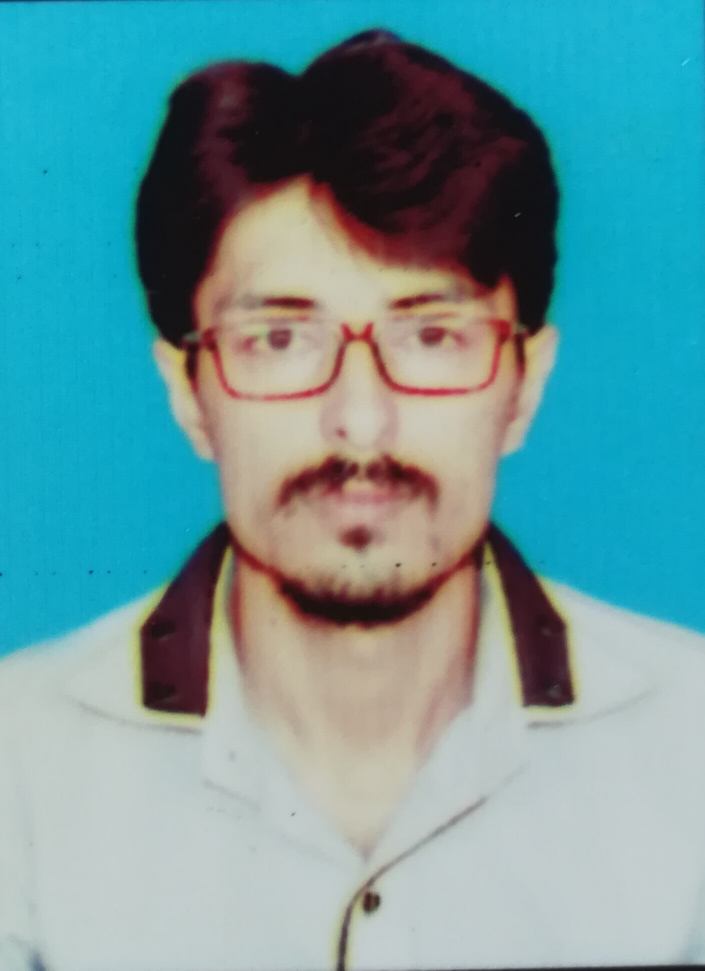
#> input picture resources/dani.jpg, 1409 x 1941 px (shown at 1/2 size)
$ python proj.py
#> lines starting #> are read from the running program, lines starting #| are printed output that depends on the picture
import pandas as pd
import cv2 as cv
import numpy as np

img = cv.imread("resources/dani.jpg")
#> img is the input picture: shape (1941, 1409, 3); mean B, G, R 157.6, 152.8, 106.2
gray = cv.cvtColor(img, cv.COLOR_BGR2GRAY)
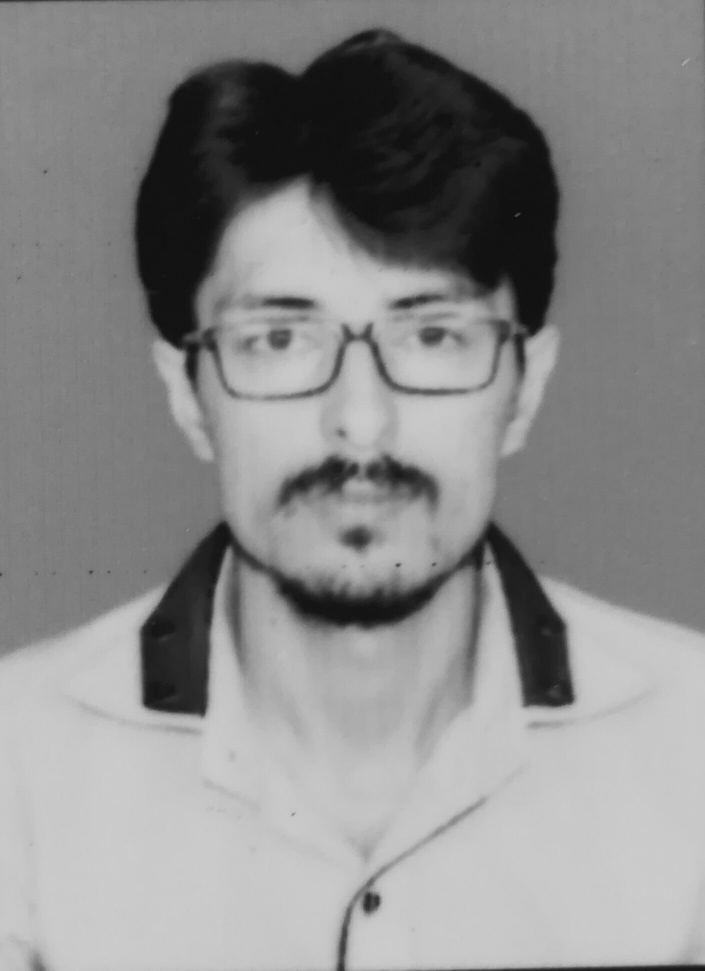
#> gray: shape (1941, 1409) (shown at 1/2 size); min 10, max 205, mean 139.4
resize_img = cv.resize(img,(800,600))
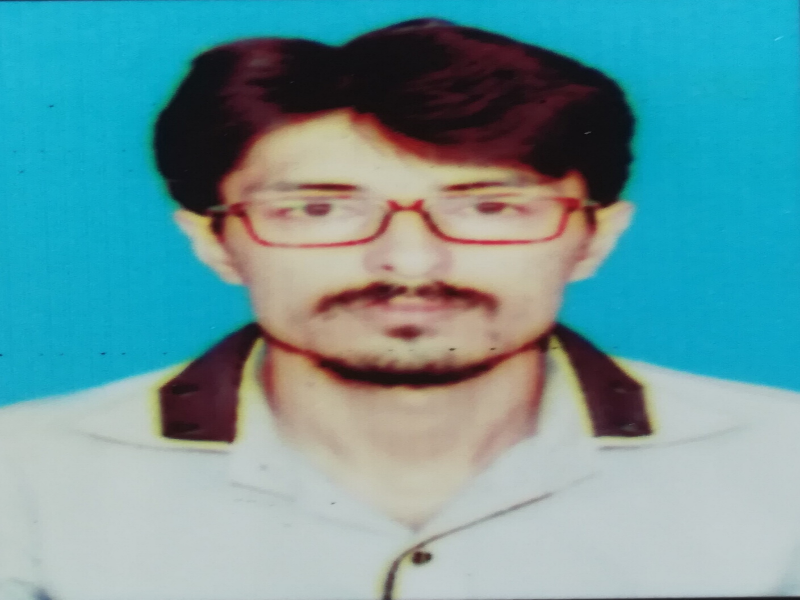
#> resize_img: shape (600, 800, 3); mean B, G, R 157.5, 152.8, 106.1
blurr_img = cv.GaussianBlur(img,(23,23),1)
## edges show
cv.imshow("resize", resize_img)
cv.imshow("gray", gray)
cv.imshow("blur_image",blurr_img)
# cv.imshow("edg_imge",edg_imgg)
#> (the run stopped early here; a loop or call above may not have finished)

$ run again, with resources/asf.jpg copied over resources/dani.jpg
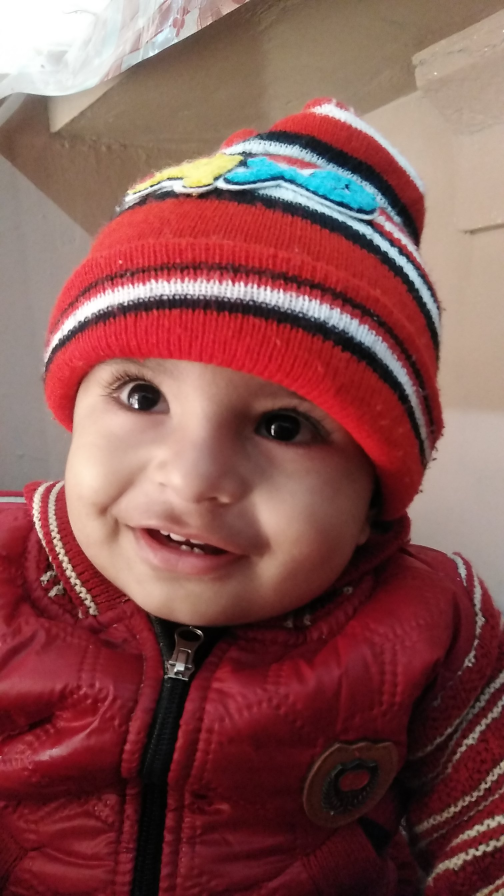
#> input picture resources/asf.jpg, 1512 x 2688 px (shown at 1/3 size)
#> img is the input picture: shape (2688, 1512, 3); mean B, G, R 80.5, 82.9, 134.6
#> `gray = cv.cvtColor(img, cv.COLOR_BGR2GRAY)`:
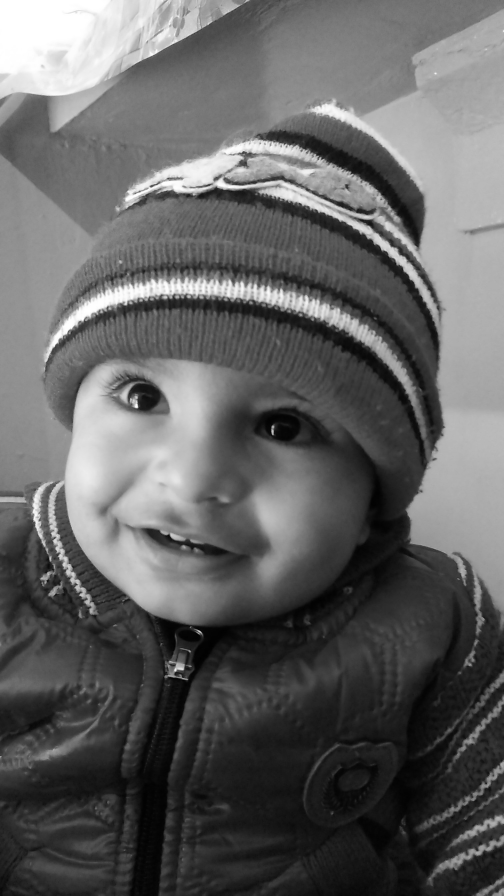
#> gray: shape (2688, 1512) (shown at 1/3 size); min 0, max 255, mean 98.1
#> `resize_img = cv.resize(img,(800,600))`:
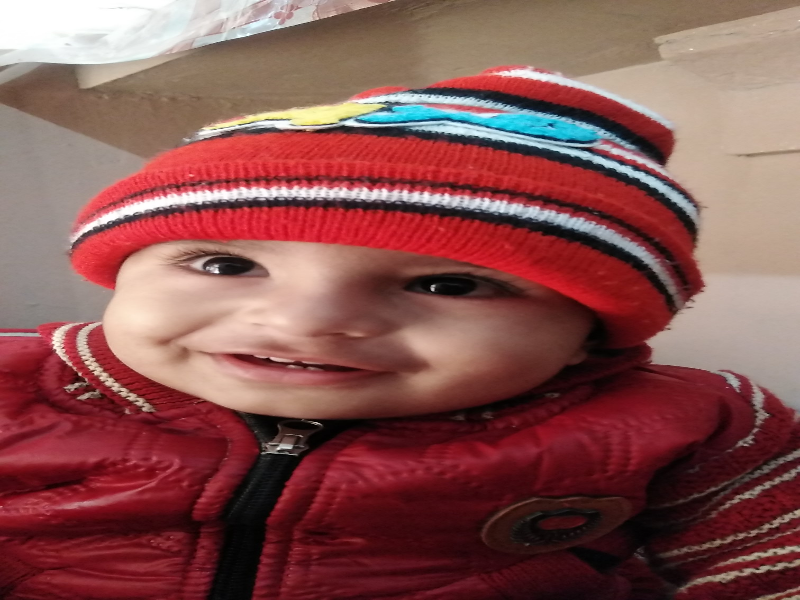
#> resize_img: shape (600, 800, 3); mean B, G, R 80.4, 82.8, 134.5

$ run again, with resources/images.jpg copied over resources/dani.jpg
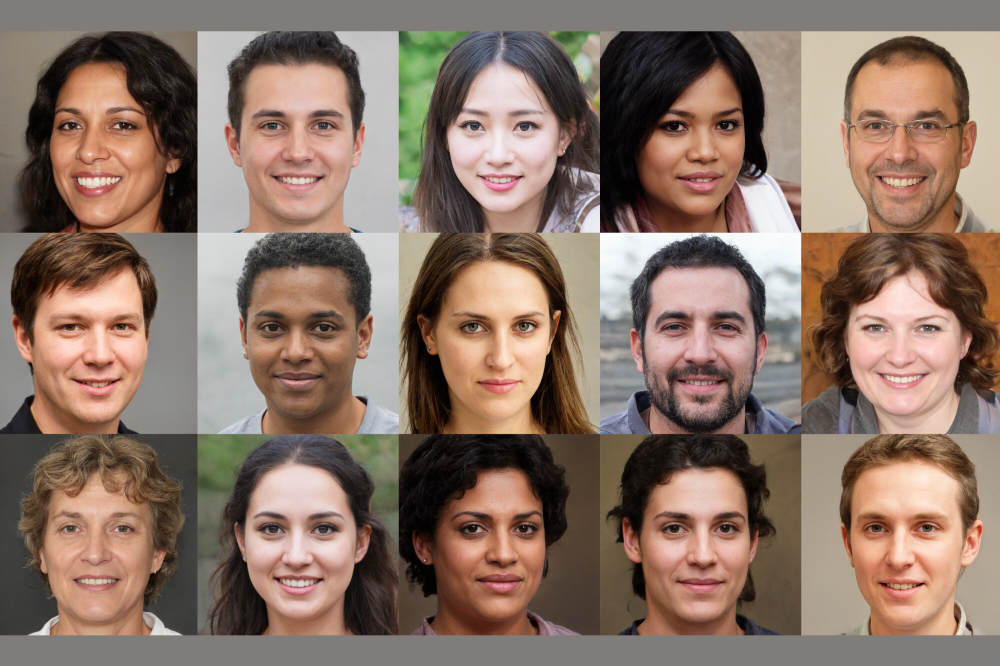
#> input picture resources/images.jpg, 2000 x 1331 px (shown at 1/2 size)
#> img is the input picture: shape (1331, 2000, 3); mean B, G, R 102.6, 115.7, 138.6
#> `gray = cv.cvtColor(img, cv.COLOR_BGR2GRAY)`:
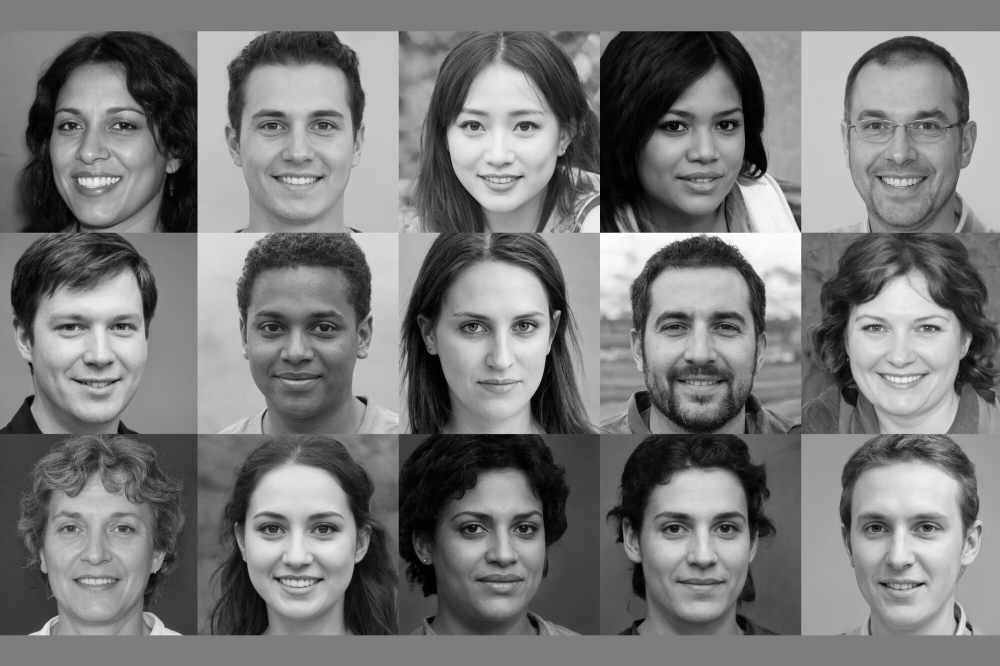
#> gray: shape (1331, 2000) (shown at 1/2 size); min 0, max 255, mean 121.1
#> `resize_img = cv.resize(img,(800,600))`:
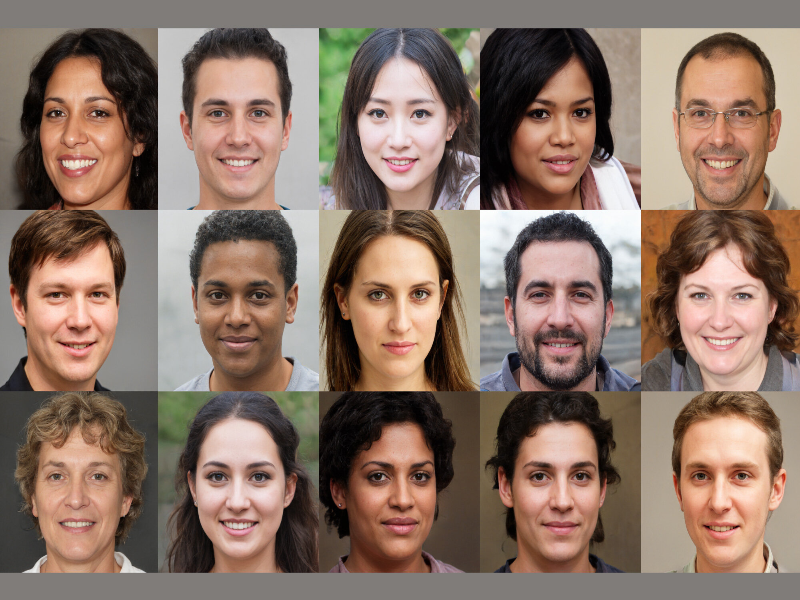
#> resize_img: shape (600, 800, 3); mean B, G, R 102.5, 115.6, 138.5

$ run again, with resources/img11.jpg copied over resources/dani.jpg
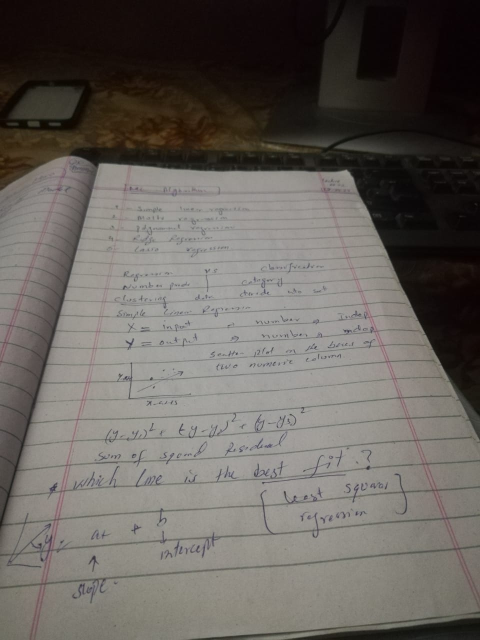
#> input picture resources/img11.jpg, 960 x 1280 px (shown at 1/2 size)
#> img is the input picture: shape (1280, 960, 3); mean B, G, R 94, 99, 103.7
#> `gray = cv.cvtColor(img, cv.COLOR_BGR2GRAY)`:
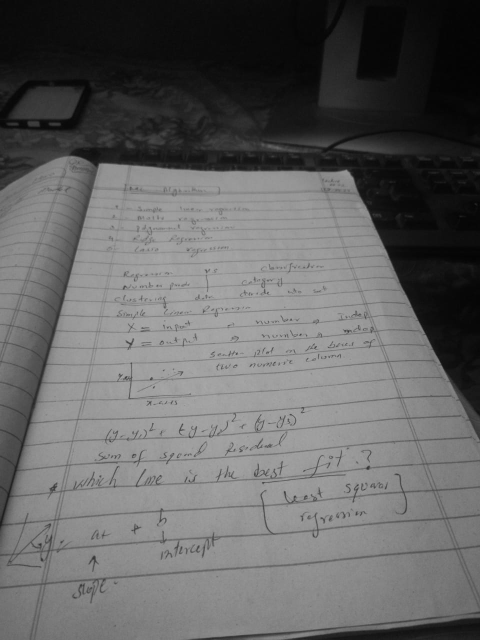
#> gray: shape (1280, 960) (shown at 1/2 size); min 3, max 179, mean 99.8
#> `resize_img = cv.resize(img,(800,600))`:
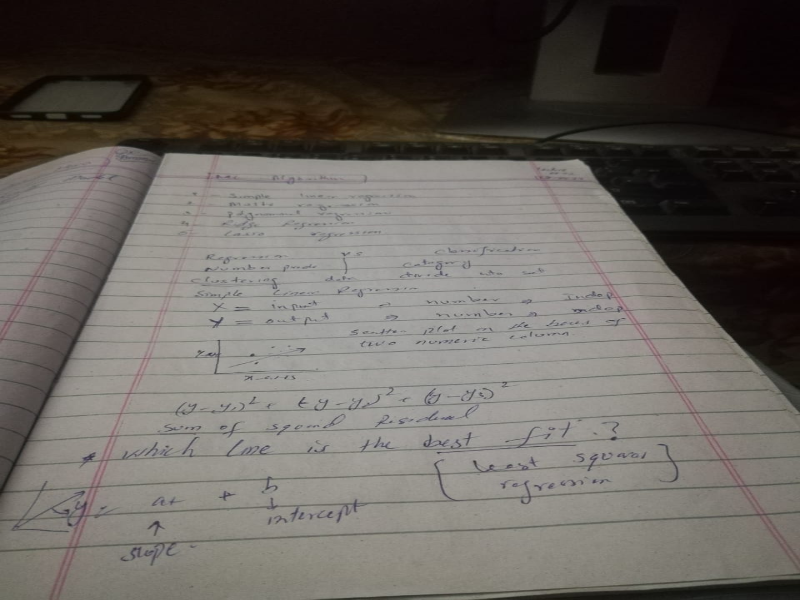
#> resize_img: shape (600, 800, 3); mean B, G, R 93.9, 98.9, 103.6
